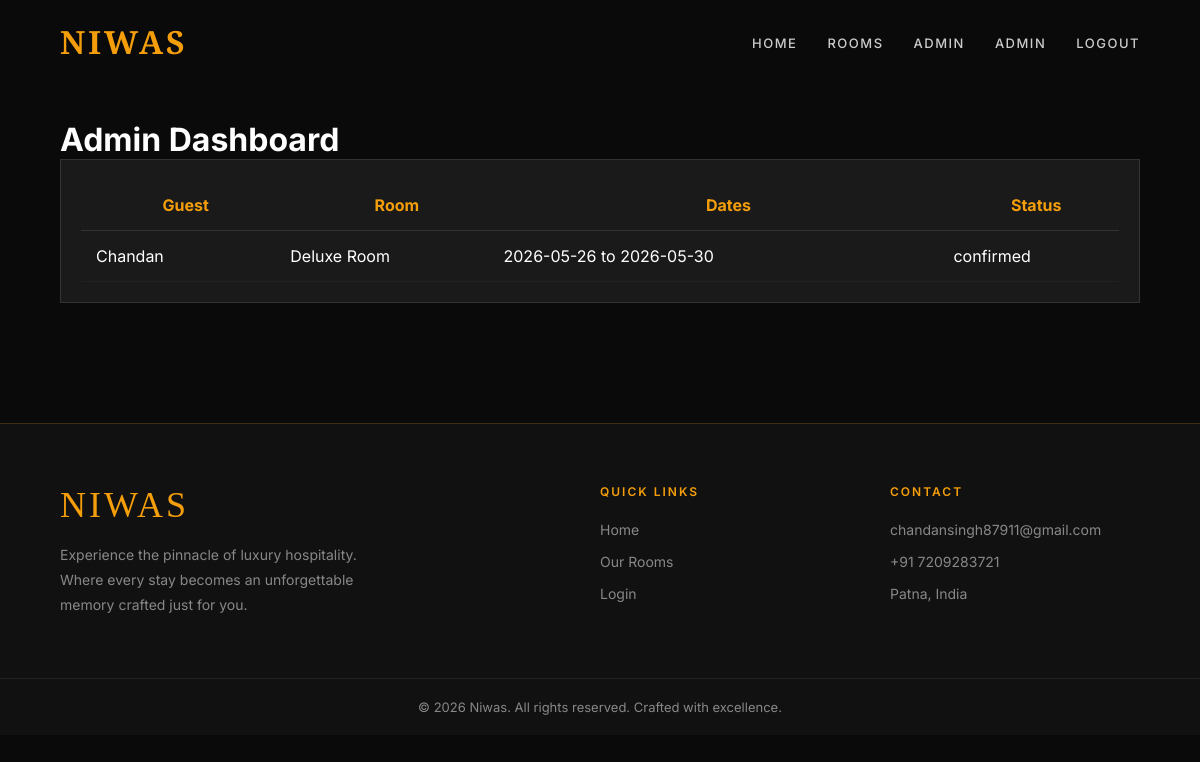
The page /admin (signed in) on the database its author committed.
### tables this page shows
CREATE TABLE bookings (
        id INTEGER PRIMARY KEY AUTOINCREMENT,
        user_id INTEGER,
        room_id INTEGER,
        guest_name TEXT NOT NULL,
        email TEXT NOT NULL,
        phone TEXT NOT NULL,
        check_in TEXT NOT NULL,
        check_out TEXT NOT NULL,
        guests INTEGER NOT NULL,
        total_price REAL NOT NULL,
        status TEXT DEFAULT 'confirmed',
        created_at TEXT DEFAULT CURRENT_TIMESTAMP
    );

CREATE TABLE rooms (
        id INTEGER PRIMARY KEY AUTOINCREMENT,
        name TEXT NOT NULL,
        type TEXT NOT NULL,
        price REAL NOT NULL,
        description TEXT,
        amenities TEXT,
        image_url TEXT,
        available INTEGER DEFAULT 1
    );

### app.py (the view)
@app.route("/admin")
def admin():
    if not session.get("is_admin"):
        return redirect(url_for("login"))
    conn = get_db()
    bookings = conn.execute('''SELECT b.*, r.name as room_name FROM bookings b
                               JOIN rooms r ON b.room_id = r.id
                               ORDER BY b.created_at DESC''').fetchall()
    rooms = conn.execute("SELECT * FROM rooms").fetchall()
    conn.close()
    return render_template("admin.html", bookings=bookings, rooms=rooms)

### app.py (called while the page is built)
def get_db():
    conn = sqlite3.connect("niwas.db")
    conn.row_factory = sqlite3.Row
    return conn

### templates/admin.html
{% extends "base.html" %}
{% block content %}
<div style="padding: 120px 60px;">
    <h1 class="section-title">Admin <span>Dashboard</span></h1>
    <div style="background: var(--dark2); padding: 20px; border: 1px solid #333; overflow-x: auto;">
        <table style="width: 100%; border-collapse: collapse; color: white;">
            <thead><tr style="color: var(--amber); border-bottom: 1px solid #333;">
                <th style="padding: 15px;">Guest</th><th>Room</th><th>Dates</th><th>Status</th>
            </tr></thead>
            <tbody>
            {% for b in bookings %}
            <tr style="border-bottom: 1px solid #222;">
                <td style="padding: 15px;">{{ b['guest_name'] }}</td>
                <td>{{ b['room_name'] }}</td>
                <td>{{ b['check_in'] }} to {{ b['check_out'] }}</td>
                <td>{{ b['status'] }}</td>
            </tr>
            {% endfor %}
            </tbody>
        </table>
    </div>
</div>
{% endblock %}

### templates/base.html (style rules this page uses)
:root { --amber: #f59e0b; --amber-light: #fbbf24; --amber-dark: #d97706; --black: #0a0a0a; --dark: #111111; --dark2: #1a1a1a; --dark3: #222222; --white: #ffffff; --gray: #888888; --light-gray: #cccccc; }
* { margin: 0; padding: 0; box-sizing: border-box; }
body { font-family: 'Inter', sans-serif; background: var(--black); color: var(--white); overflow-x: hidden; }

### rows shown on the page
bookings: guest_name "Chandan", room_name "Deluxe Room", check_in "2026-05-26", check_out "2026-05-30", status "confirmed"

### other values the page prints
{{ session.user_name }} "ADMIN"
